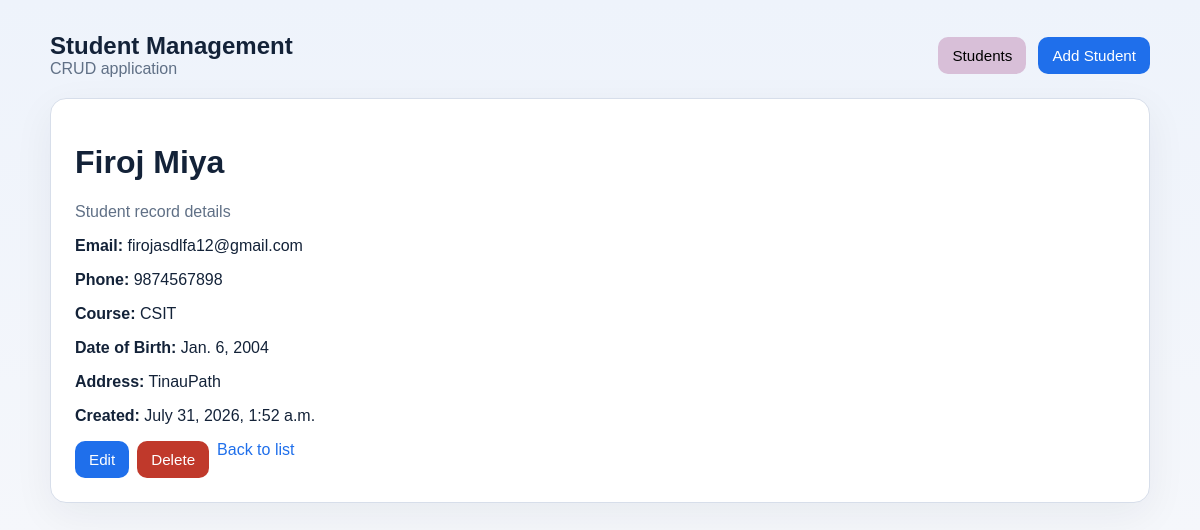
Screenshot of /student/1/ with the database file from the repository.
### student/models.py (models this page shows, shortened)
class Student(models.Model):
	first_name = models.CharField(max_length=50)
	last_name = models.CharField(max_length=50)
	email = models.EmailField(unique=True)
	phone = models.CharField(max_length=15)
	course = models.CharField(max_length=100)
	date_of_birth = models.DateField(default=date(2000, 1, 1))
	address = models.TextField()
	created_at = models.DateTimeField(auto_now_add=True)

### student/views.py (the view)
# urls.py: path('<int:pk>/', views.student_detail, name='detail'),
def student_detail(request, pk):
	student = get_object_or_404(Student, pk=pk)
	return render(request, 'student/student_detail.html', {'student': student})

### student/templates/student/student_detail.html (shortened to what this page needs)
{% extends 'student/base.html' %}
{% block content %}
<div class="card">
    <h1>{{ student.first_name }} {{ student.last_name }}</h1>
    <p class="muted">Student record details</p>
    <p><strong>Email:</strong> {{ student.email }}</p>
    <p><strong>Phone:</strong> {{ student.phone }}</p>
    <p><strong>Course:</strong> {{ student.course }}</p>
    <p><strong>Date of Birth:</strong> {{ student.date_of_birth }}</p>
    <p><strong>Address:</strong> {{ student.address }}</p>
    <p><strong>Created:</strong> {{ student.created_at }}</p>
    <div class="actions">
        <a href="{% url 'student:update' student.id %}" class="btn">Edit</a>
        <a href="{% url 'student:delete' student.id %}" class="btn btn-danger">Delete</a>
        <a href="{% url 'student:list' %}">Back to list</a>
    </div>
</div>
{% endblock %}

### student/templates/student/base.html (style rules this page uses)
:root { color-scheme: light; --bg: #f5f7fb; --panel: #ffffff; --text: #132238; --muted: #607086; --accent: #1f6feb; --accent-dark: #164ea3; --border: #d7deea; --danger: #c0392b; }
* { box-sizing: border-box; }
body { margin: 0; font-family: Arial, Helvetica, sans-serif; background: linear-gradient(180deg, #eef3fb 0%, var(--bg) 100%); color: var(--text); }
a { color: var(--accent); text-decoration: none; }
.card { background: var(--panel); border: 1px solid var(--border); border-radius: 16px; box-shadow: 0 12px 40px rgba(19, 34, 56, 0.06); padding: 24px; }
.btn { display: inline-block; padding: 10px 14px; border-radius: 10px; border: 0; font-size: 0.95rem; cursor: pointer; background: var(--accent); color: white; }
.btn-danger { background: var(--danger); }
.actions { display: flex; gap: 8px; flex-wrap: wrap; }
.muted { color: var(--muted); }

### rows the page displays
Student: first_name "Firoj", last_name "Miya", email "firojasdlfa12@gmail.com", phone "9874567898", course "CSIT", date_of_birth "Jan. 6, 2004", address "TinauPath", created_at "July 31, 2026, 1:52 a.m."
